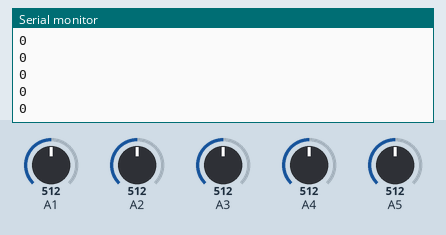
The sketch below on a simulated Arduino Uno, built with avr-gcc and run on an emulated ATmega328P. Shown: the last lines printed to the serial monitor. Inputs (shaded band) come from the test bench; at power-on: A4 = 512, A1 = 512, A2 = 512, A3 = 512, A5 = 512.

Above: at 1.2 s.
1.3 s: A4 set to 306
At 1.9 s:
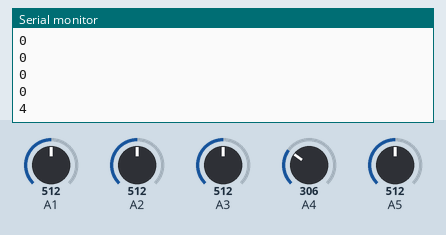
2.8 s: A1 set to 30
At 3.05 s:
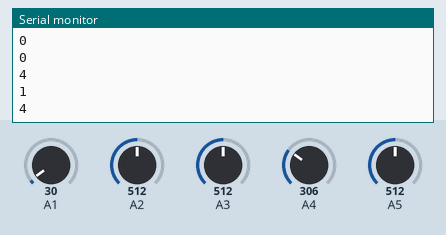
4.3 s: A2 set to 30
At 4.49 s:
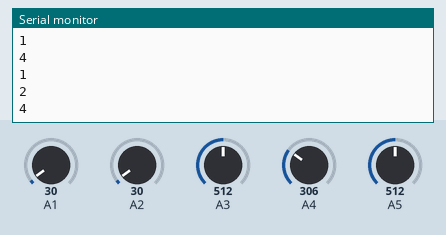
5.8 s: A3 set to 30
At 6.14 s:
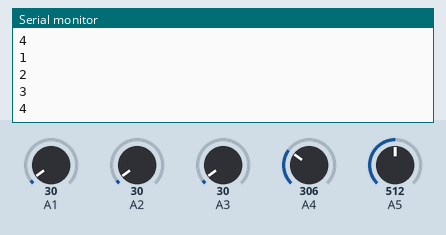
7.3 s: A5 set to 30
At 7.58 s:
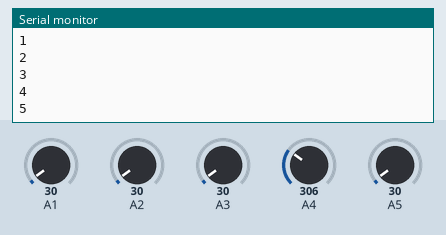
Timing chart, 0 to 9.8 s (numbered marks = the images above; inputs shaded):
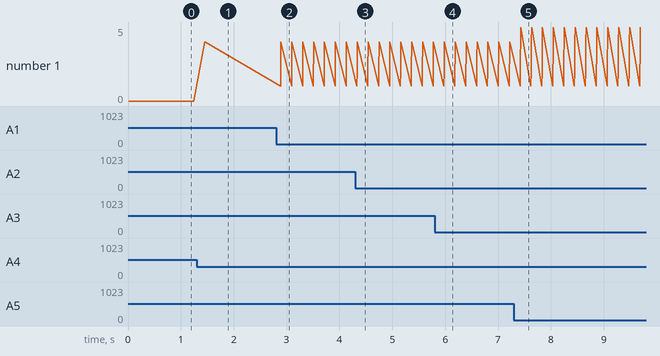

Measured:
- after the input at 1.3 s, the serial monitor: prints a new line after 0.15 s (image 1)
- after the input at 2.8 s, the serial monitor: prints a new line after 0.09 s (image 2)
- after the input at 4.3 s, the serial monitor: prints a new line at once (image 3)
- after the input at 5.8 s, the serial monitor: prints a new line after 0.18 s (image 4)
- after the input at 7.3 s, the serial monitor: prints a new line after 0.13 s (image 5)
- plotted number 1: 0 → 4 after the input at 1.3 s, 4 → 5 after the input at 7.3 s

The sketch:

ldr.ino
```cpp
long int init1 = 0, init2 = 0, init3 = 0, init4 = 0, init5 = 0;
float t1 = -300, t2 = -300, t3 = -300, t4 = -150, t5 = -300;
int prev = 0;
int cur = 0;
void setup() {
int i;
for (i = 0; i < 10; i++){
  init1 += analogRead(A1);
  init2 += analogRead(A2);
  init3 += analogRead(A3);
  init4 += analogRead(A4);
  init5 += analogRead(A5);
  }
init1 = init1/10;
init2 = init2/10;
init3 = init3/10;
init4 = init4/10;
init5 = init5/10;
Serial.begin(9600); //sets serial port for communication
}
void loop() {
long int v1 = 0, v2 = 0, v3 = 0, v4 = 0, v5 = 0;
int d1 = 0, d2 = 0, d3 = 0, d4 = 0, d5 = 0;
int i;
for (i = 0; i < 10; i++){
  v1 += analogRead(A1);
  v2 += analogRead(A2);
  v3 += analogRead(A3);
  v4 += analogRead(A4);
  v5 += analogRead(A5);
  }
v1 = v1/10;
v2 = v2/10;
v3 = v3/10;
v4 = v4/10;
v5 = v5/10;

d1 = v1 - init1;
d2 = v2 - init2;
d3 = v3 - init3;
d4 = v4 - init4;
d5 = v5 - init5;

//Serial.print(d1); //prints the values coming from the sensor on the screen
//Serial.print("\t");
//Serial.print(d2);
//Serial.print("\t");
//Serial.print(d3);
//Serial.print("\t");
//Serial.print(d4);
//Serial.print("\t");
//Serial.print(d5);
//Serial.print("\n");
if (d1 < t1){
  cur = 1;
  if (cur != prev){
    Serial.println("1");
    prev = cur;
  }
}
if (d2 < t2){
  cur = 2;
  if (cur != prev){
    Serial.println("2");
    prev = cur;
  }
}

if (d2 < t2){
  cur = 2;
  if (cur != prev){
    Serial.println("2");
    prev = cur;
  }
}

if (d3 < t3){
  cur = 3;
  if (cur != prev){
    Serial.println("3");
    prev = cur;
  }
}

if (d4 < t4){
  cur = 4;
  if (cur != prev){
    Serial.println("4");
    prev = cur;
  }
}

if (d5 < t5){
  cur = 5;
  if (cur != prev){
    Serial.println("5");
    prev = cur;
  }
}

if (d1 > t1 and d2 > t2 and d3 > t3 and d4 > t4 and d5 > t5){
  cur = 0;
  Serial.println("0");
  prev = 0;
}
delay(200);
}
```
